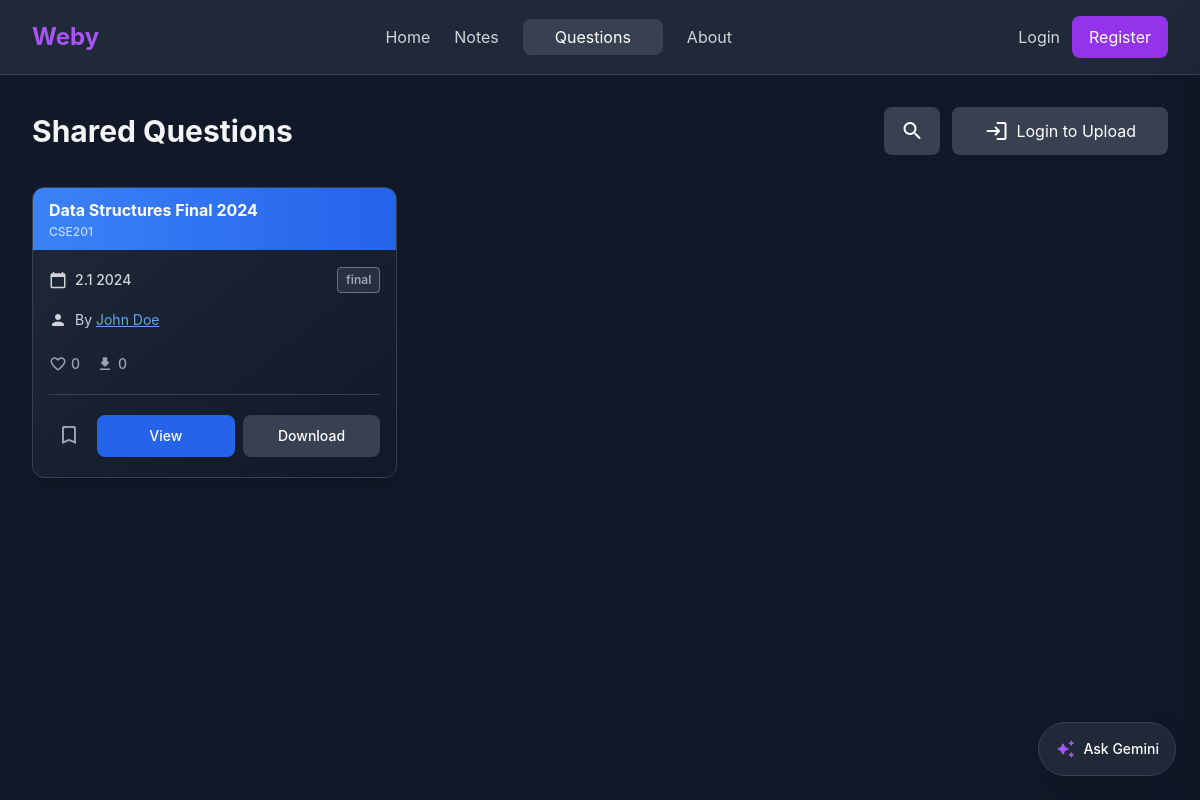
Page /questions.php?semester=2.1 on the committed database.
### tables this page shows
CREATE TABLE IF NOT EXISTS questions (
    id INT AUTO_INCREMENT PRIMARY KEY,
    user_id INT NOT NULL,
    title VARCHAR(255) NOT NULL,
    course_code VARCHAR(50) NOT NULL,
    teacher_name VARCHAR(100) DEFAULT NULL,
    exam_type ENUM('mid', 'final', 'quiz') NOT NULL,
    semester VARCHAR(10) NOT NULL,
    year INT NOT NULL,
    file_path VARCHAR(255) NOT NULL,
    
     
    is_public TINYINT(1) DEFAULT 1,
    
    created_at TIMESTAMP DEFAULT CURRENT_TIMESTAMP,
    FOREIGN KEY (user_id) REFERENCES users(id) ON DELETE CASCADE,
    INDEX idx_user_id (user_id),
    INDEX idx_exam_type (exam_type),
    INDEX idx_semester_year (semester, year),
    INDEX idx_course_code (course_code)
);

CREATE TABLE IF NOT EXISTS users (
    id INT AUTO_INCREMENT PRIMARY KEY,
    name VARCHAR(100) NOT NULL,
    email VARCHAR(100) NOT NULL UNIQUE,
    password VARCHAR(255) NOT NULL,
    department VARCHAR(100) DEFAULT NULL,
    avatar VARCHAR(255) DEFAULT 'default.png',
    
     
    batch VARCHAR(10) DEFAULT NULL,
    section VARCHAR(10) DEFAULT NULL,
    student_id VARCHAR(50) DEFAULT NULL,
    
     
    github_url VARCHAR(255) DEFAULT NULL,
    linkedin_url VARCHAR(255) DEFAULT NULL,
    gmail VARCHAR(100) DEFAULT NULL,
    
     
    show_student_id TINYINT(1) DEFAULT 1,
    show_github TINYINT(1) DEFAULT 1,
    show_linkedin TINYINT(1) DEFAULT 1,
    show_email TINYINT(1) DEFAULT 1,
    show_gmail TINYINT(1) DEFAULT 1,
    
    created_at TIMESTAMP DEFAULT CURRENT_TIMESTAMP
);

### functions.php (called while the page is built, shortened)
<?php
function isLoggedIn() {
    return isset($_SESSION['user_id']);
}
function getUploaderName($user_id) {
    global $pdo;
    $stmt = $pdo->prepare("SELECT name FROM users WHERE id = ?");
    $stmt->execute([$user_id]);
    $user = $stmt->fetch();
    return $user ? $user['name'] : 'Unknown';
}
function getLikeCount($resource_id, $resource_type) {
    global $pdo;
    $stmt = $pdo->prepare("SELECT COUNT(*) FROM likes WHERE resource_id = ? AND resource_type = ?");
    $stmt->execute([$resource_id, $resource_type]);
    return $stmt->fetchColumn();
}
function getDownloadCount($resource_id, $resource_type) {
    global $pdo;
    $stmt = $pdo->prepare("SELECT COUNT(DISTINCT user_id) FROM downloads WHERE resource_id = ? AND resource_type = ?");
    $stmt->execute([$resource_id, $resource_type]);
    return $stmt->fetchColumn();
}
?>

### questions.php (the view, shortened to what this page needs)
<?php
require 'config.php';
require 'functions.php';
$isLoggedIn = isLoggedIn();
$semester = $_GET['semester'] ?? '';
$sql = "SELECT * FROM questions WHERE is_public = 1";
$params = [];
if ($semester) {
    $sql .= " AND semester = ?";
    $params[] = $semester;
}
$sql .= " ORDER BY created_at DESC";
$stmt = $pdo->prepare($sql);
$stmt->execute($params);
$questions = $stmt->fetchAll();
?>
<!DOCTYPE html>
<html lang="en" class="dark">
<head>
    <script src="https://cdn.tailwindcss.com"></script>
    <link rel="stylesheet" href="css/style.css">
    <link rel="stylesheet" href="css/animations.css">
</head>
<body class="bg-gray-900 text-gray-100 min-h-screen">
    <nav class="bg-gray-800 border-b border-gray-700 sticky top-0 z-50">
        <div class="w-full mx-auto px-8 py-4">
            <div class="flex justify-between items-center">
                <a href="index.php" class="text-2xl font-bold text-purple-500">Weby</a>
                <div class="hidden md:flex items-center gap-6">
                    <a href="index.php" class="text-gray-300 hover:text-white transition">Home</a>
                    <a href="notes.php" class="text-gray-300 hover:text-white transition">Notes</a>
                    <a href="questions.php" class="text-white bg-gray-700 px-8 py-1.5 rounded-lg">Questions</a>
                    <a href="about.php" class="text-gray-300 hover:text-white transition">About</a>
                </div>
                <div class="flex items-center gap-3">
                    <?php if ($isLoggedIn): ?>
                        <a href="profile.php#messages" class="relative text-gray-300 hover:text-white transition" title="Messages">
                            <span class="material-icons-round text-2xl">notifications</span>
                            <span id="messagesBadgeNav" class="absolute -top-1 -right-1 bg-red-500 text-white text-xs font-bold rounded-full h-5 w-5 flex items-center justify-center hidden animate-pulse">0</span>
                        </a>
                        <a href="profile.php" class="text-gray-300 hover:text-white flex items-center gap-2">
                            <span class="material-icons-round">person</span>
                            <span class="hidden md:inline"><?= htmlspecialchars($_SESSION['user_name']) ?></span>
                        </a>
                        <a href="logout.php" class="bg-red-600 hover:bg-[#0a0a2e] text-white px-4 py-2 rounded-lg transition text-sm border border-transparent hover:border-white">
                            Logout
                        </a>
                    <?php else: ?>
                        <a href="login.php" class="text-gray-300 hover:text-white">Login</a>
                        <a href="register.php" class="bg-purple-600 hover:bg-[#0a0a2e] text-white px-4 py-2 rounded-lg transition border border-transparent hover:border-white">
                            Register
                        </a>
                    <?php endif; ?>
                </div>
            </div>
        </div>
    </nav>
    <main class="w-full mx-auto px-8 py-8">
        <div class="flex flex-col md:flex-row justify-between items-center mb-8 gap-4">
            <h1 class="text-3xl font-bold">Shared Questions</h1>
            <div class="flex items-center gap-3">
                <button id="toggleSearchBtn" class="bg-gray-700 hover:bg-gray-600 text-white px-4 py-3 rounded-lg transition flex items-center justify-center">
                    <span class="material-icons-round">search</span>
                </button>
                <?php if ($isLoggedIn): ?>
                    <a href="upload-question.php" class="bg-blue-600 hover:bg-[#0a0a2e] text-white px-8 py-3 rounded-lg flex items-center gap-2 transition border border-transparent hover:border-white">
                        <span class="material-icons-round">upload</span>
                        Upload Question
                    </a>
                <?php else: ?>
                    <a href="login.php" class="bg-gray-700 hover:bg-gray-600 text-white px-8 py-3 rounded-lg flex items-center gap-2 transition">
                        <span class="material-icons-round">login</span>
                        Login to Upload
                    </a>
                <?php endif; ?>
            </div>
        </div>
        <?php if (empty($questions)): ?>
            <div class="text-center py-16">
                <span class="material-icons-round text-6xl text-gray-600 mb-4">folder_open</span>
                <p class="text-xl text-gray-400">No questions found. Be the first to upload!</p>
            </div>
        <?php else: ?>
            <div id="questionsGrid" class="grid grid-cols-1 md:grid-cols-2 lg:grid-cols-3 gap-5">
                <?php foreach ($questions as $question): ?>
                    <?php
                        $uploaderName = getUploaderName($question['user_id']);
                        $likeCount = getLikeCount($question['id'], 'question');
                        $isLiked = $isLoggedIn && hasLiked($_SESSION['user_id'], $question['id'], 'question');
                        $isBookmarked = $isLoggedIn && hasBookmarked($_SESSION['user_id'], $question['id'], 'question');
                        $downloadCount = getDownloadCount($question['id'], 'question');
                    ?>
                    <div onclick="window.location.href='view.php?type=question&id=<?= $question['id'] ?>'" class="bg-gradient-to-br from-gray-800 to-gray-900 rounded-xl border border-gray-700 hover:border-blue-500 transition-all duration-300 overflow-hidden shadow-lg hover:shadow-blue-500/20 cursor-pointer card-animate hover-lift">
                        <div class="bg-gradient-to-r from-blue-500 to-blue-600 px-4 py-2.5">
                            <h3 class="text-base font-bold text-white line-clamp-1"><?= htmlspecialchars($question['title']) ?></h3>
                            <p class="text-blue-200 text-xs font-medium mt-0.5"><?= htmlspecialchars($question['course_code']) ?></p>
                        </div>
                        <div class="p-4">
                            <div class="flex items-center justify-between mb-3">
                                <div class="flex items-center gap-2 text-gray-300">
                                    <span class="material-icons-round text-lg">calendar_today</span>
                                    <span class="text-sm font-medium">
                                        <?= htmlspecialchars($question['semester'] . ' ' . $question['year']) ?>
                                    </span>
                                </div>
                                <?php
                                $examType = $question['exam_type'] ?? 'Exam';
                                $badgeColors = [
                                    'Quiz' => 'bg-green-500/20 text-green-400 border-green-500',
                                    'Mid' => 'bg-blue-500/20 text-blue-400 border-blue-500',
                                    'Final' => 'bg-orange-500/20 text-orange-400 border-orange-500'
                                ];
                                $badgeColor = $badgeColors[$examType] ?? 'bg-gray-500/20 text-gray-400 border-gray-500';
                                ?>
                                <span class="px-2 py-1 rounded text-xs font-semibold border <?= $badgeColor ?>">
                                    <?= htmlspecialchars($examType) ?>
                                </span>
                            </div>
                            <div class="flex items-center gap-2 mb-4 text-gray-300">
                                <span class="material-icons-round text-lg">person</span>
                                <span class="text-sm">By <a href="profile.php?user_id=<?= $question['user_id'] ?>" onclick="event.stopPropagation()" class="text-blue-400 hover:text-blue-500 underline transition"><?= htmlspecialchars($uploaderName) ?></a></span>
                            </div>
                            <div class="flex items-center gap-4 mb-4 pb-4 border-b border-gray-700">
                                <button onclick="event.stopPropagation(); toggleLike(<?= $question['id'] ?>, this)"
                                        class="like-btn flex items-center gap-1 <?= $isLiked ? 'text-red-500' : 'text-gray-400' ?> hover:text-red-500 transition"
                                        data-question-id="<?= $question['id'] ?>">
                                    <span class="material-icons-round text-lg"><?= $isLiked ? 'favorite' : 'favorite_border' ?></span>
                                    <span class="like-count text-sm font-medium"><?= $likeCount ?></span>
                                </button>
                                <div class="flex items-center gap-1 text-gray-400">
                                    <span class="material-icons-round text-lg">download</span>
                                    <span class="download-count text-sm font-medium" data-question-id="<?= $question['id'] ?>"><?= $downloadCount ?></span>
                                </div>
                            </div>
                            <div class="flex gap-2 items-center">
                                <button onclick="event.stopPropagation(); toggleBookmark(<?= $question['id'] ?>, 'question', this)"
                                        class="p-2 rounded-full transition-colors duration-200 <?= $isBookmarked ? 'text-blue-500' : 'text-gray-400 hover:text-blue-500' ?>" title="Bookmark">
                                    <span class="material-icons-round text-2xl"><?= $isBookmarked ? 'bookmark' : 'bookmark_border' ?></span>
                                </button>
                                <a href="view.php?type=question&id=<?= $question['id'] ?>" onclick="event.stopPropagation()"
                                   class="flex-1 bg-blue-600 hover:bg-[#0a0a2e] text-white px-4 py-2.5 rounded-lg text-center transition-all duration-200 text-sm font-medium border border-transparent hover:border-white">
                                    View
                                </a>
                                <a href="<?= htmlspecialchars($question['file_path']) ?>" download
                                   onclick="event.stopPropagation(); trackDownload(<?= $question['id'] ?>, 'question', this)"
                                   class="flex-1 bg-gray-700 hover:bg-[#0a0a2e] text-white px-4 py-2.5 rounded-lg text-center transition-all duration-200 text-sm font-medium border border-transparent hover:border-white">
                                    Download
                                </a>
                            </div>
                        </div>
                    </div>
                <?php endforeach; ?>
            </div>
        <?php endif; ?>
    </main>
    <div class="fixed bottom-6 right-6 z-40">
        <button id="askGeminiBtn" class="flex items-center gap-2 bg-gray-800 border border-gray-700 hover:border-purple-500 text-white px-4 py-3 rounded-full shadow-2xl hover:shadow-purple-500/20 transition-all duration-300 group">
            <span class="material-icons-round text-purple-500 group-hover:scale-110 transition-transform text-xl">auto_awesome</span>
            <span class="font-medium text-sm">Ask Gemini</span>
        </button>
    </div>
</body>
</html>

### css/style.css (style rules this page uses)
* { margin: 0; padding: 0; box-sizing: border-box; }
body { font-family: -apple-system, BlinkMacSystemFont, 'Segoe UI', Roboto, 'Helvetica Neue', Arial, sans-serif; }
* { transition: background-color 0.2s ease, border-color 0.2s ease, color 0.2s ease; }

### css/animations.css (style rules this page uses)
.card-animate { animation: fadeInUp 0.6s ease-out forwards; opacity: 0; }
.hover-lift { transition: transform 0.3s ease, box-shadow 0.3s ease; }

### rows in the picture
questions: title "Data Structures Final 2024", course_code "CSE201", semester+year "2.1 2024", exam_type "final", user.name "John Doe", likeCount "0", downloadCount "0"
